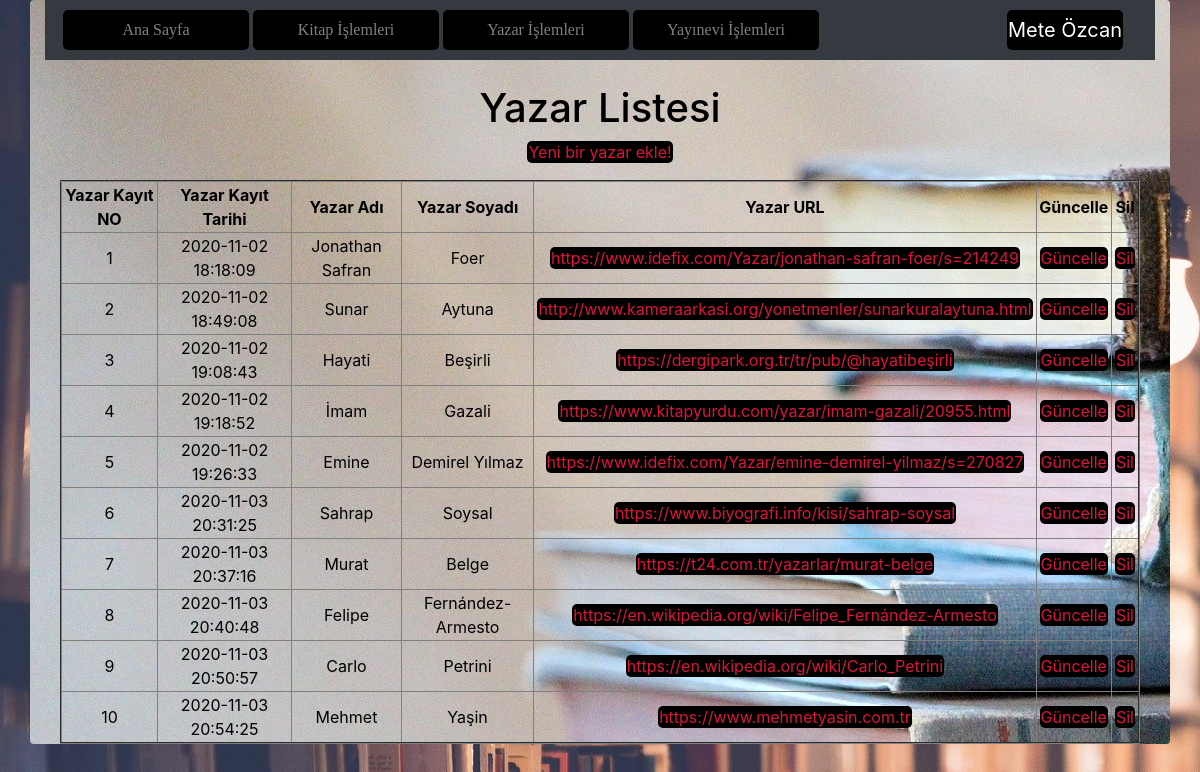
/yazar.php, run on the app's committed database.
### tables this page shows
CREATE TABLE `yazar` (
  `YazarKayitNo` smallint(6) NOT NULL COMMENT 'Yazarın Kayıt Numarası',
  `YazarKayitTarihi` timestamp NOT NULL DEFAULT current_timestamp() COMMENT 'Yazarın Veritabanına Kayıt Edildiği Tarih',
  `YazarAdi` varchar(35) NOT NULL COMMENT 'Yazarın Adı',
  `YazarSoyadi` varchar(35) NOT NULL COMMENT 'Yazarın Soyadı',
  `YazarURL` varchar(200) NOT NULL COMMENT 'Yazarın URL''si'
);

### yazar.php (the view, shortened to what this page needs)
<?php
require_once("baglanti.php");
$sorgu = mysqli_query($baglanti, "SELECT * FROM yazar");
?>
<!DOCTYPE html>
<html lang="tr"><head><meta http-equiv="Content-Type" content="text/html; charset=UTF-8">
<link href="bootstrap.min.css" rel="stylesheet">
<link href="bs1.css" rel="stylesheet">
    <link href="./katalog_files/navbar-top.css" rel="stylesheet">
  </head>
  <body>
      <div id="divone" class="container rounded">
    <nav class="navbar navbar-expand-md navbar-dark bg-dark mb-4">
  <div class="collapse navbar-collapse" id="navbarCollapse">
    <ul class="navbar-nav mr-auto">
      <li class="nav-item">
        <a class="nav-link" href="index.php">Ana Sayfa </a>
      </li>
      <li class="nav-item">
        <a class="nav-link" href="kitap.php">Kitap İşlemleri</a>
      </li>
      <li class="nav-item">
        <a class="nav-link" href="yazar.php">Yazar İşlemleri</a>
      </li>
      <li class="nav-item">
        <a class="nav-link" href="yayinevi.php">Yayınevi İşlemleri</a>
      </li>
    </ul>
    <form class="form-inline mt-2 mt-md-0">
   <a class="navbar-brand" href="https://www.instagram.com/meteeozcan/?hl=tr">Mete Özcan</a>
    </form>
  </div>
</nav>
<main role="main" class="container">
  <h1>Yazar Listesi</h1>
        <p><a href="yazar_ekle.php">Yeni bir yazar ekle!</a></p>
        <?php
            echo("<table border=2>");
                echo("<tr>");
                    echo("<td><b>Yazar Kayıt NO</b></td>");
                    echo("<td><b>Yazar Kayıt Tarihi</b></td>");
                    echo("<td><b>Yazar Adı</b></td>");
                    echo("<td><b>Yazar Soyadı</b></td>");
                    echo("<td><b>Yazar URL</b></td>");
                    echo("<td><b>Güncelle</b></td>");
                    echo("<td><b>Sil</b></td>");
                echo("</tr>");
            while($satir = mysqli_fetch_assoc($sorgu)){
                echo("<tr>");
                echo("<td>".$satir["YazarKayitNo"]."</td>");
                echo("<td>".$satir["YazarKayitTarihi"]."</td>");
                echo("<td>".$satir["YazarAdi"]."</td>");
                echo("<td>".$satir["YazarSoyadi"]."</td>");
                echo("<td><a href=".$satir['YazarURL'].">".$satir["YazarURL"]."</a></td>");
                echo("<td><a href='yazarguncellenecek.php?YazarKayitNo=".$satir["YazarKayitNo"]."'>Güncelle</a></td>");
                echo("<td><a href='yazarsil.php?YazarKayitNo=".$satir["YazarKayitNo"]."'>Sil</a></td>");
                echo("</tr>");
            }
            echo("</table>");
        ?>
</main>
      </div>
</body></html>

### bs1.css (style rules this page uses)
body { background-image: url(resim.jpg); }
#divone { background-image: url(resim3.jpg); color: black; margin-bottom: 10px; text-align: center; }
.nav-item { width: 190px; }
.nav-item a { color: wheat; font-family: cursive; transition-duration: 0.4s; }
a { color: crimson; text-decoration-line: none; background-color: black; border-radius: 5px; margin: 2px; padding: 1px; }

### navbar-top.css (style rules this page uses)
body { min-height: 75rem; }

### data on the page
yazar: YazarKayitNo "1", YazarKayitTarihi "2020-11-02 18:18:09", YazarAdi "Jonathan Safran", YazarSoyadi "Foer", YazarURL "https://www.idefix.com/Yazar/jonathan-safran-foer/s=214249"
yazar: YazarKayitNo "2", YazarKayitTarihi "2020-11-02 18:49:08", YazarAdi "Sunar", YazarSoyadi "Aytuna", YazarURL "http://www.kameraarkasi.org/yonetmenler/sunarkuralaytuna.html"
yazar: YazarKayitNo "3", YazarKayitTarihi "2020-11-02 19:08:43", YazarAdi "Hayati", YazarSoyadi "Beşirli", YazarURL "https://dergipark.org.tr/tr/pub/@hayatibeşirli"
yazar: YazarKayitNo "4", YazarKayitTarihi "2020-11-02 19:18:52", YazarAdi "İmam", YazarSoyadi "Gazali", YazarURL "https://www.kitapyurdu.com/yazar/imam-gazali/20955.html"
yazar: YazarKayitNo "5", YazarKayitTarihi "2020-11-02 19:26:33", YazarAdi "Emine", YazarSoyadi "Demirel Yılmaz", YazarURL "https://www.idefix.com/Yazar/emine-demirel-yilmaz/s=270827"
yazar: YazarKayitNo "6", YazarKayitTarihi "2020-11-03 20:31:25", YazarAdi "Sahrap", YazarSoyadi "Soysal", YazarURL "https://www.biyografi.info/kisi/sahrap-soysal"
yazar: YazarKayitNo "7", YazarKayitTarihi "2020-11-03 20:37:16", YazarAdi "Murat", YazarSoyadi "Belge", YazarURL "https://t24.com.tr/yazarlar/murat-belge"
yazar: YazarKayitNo "8", YazarKayitTarihi "2020-11-03 20:40:48", YazarAdi "Felipe", YazarSoyadi "Fernández-Armesto", YazarURL "https://en.wikipedia.org/wiki/Felipe_Fernández-Armesto"
yazar: YazarKayitNo "9", YazarKayitTarihi "2020-11-03 20:50:57", YazarAdi "Carlo", YazarSoyadi "Petrini", YazarURL "https://en.wikipedia.org/wiki/Carlo_Petrini"
yazar: YazarKayitNo "10", YazarKayitTarihi "2020-11-03 20:54:25", YazarAdi "Mehmet", YazarSoyadi "Yaşin", YazarURL "https://www.mehmetyasin.com.tr"
